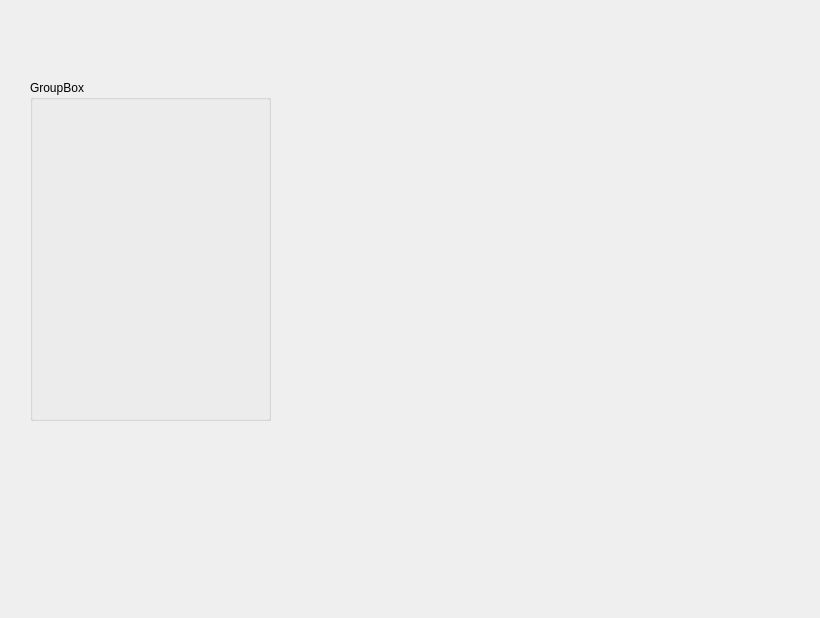
<?xml version="1.0" encoding="UTF-8"?>
<ui version="4.0">
 <class>Cardapio</class>
 <widget class="QWidget" name="Cardapio">
  <property name="geometry">
   <rect>
    <x>0</x>
    <y>0</y>
    <width>820</width>
    <height>618</height>
   </rect>
  </property>
  <property name="windowTitle">
   <string>Form</string>
  </property>
  <widget class="QGroupBox" name="groupBox">
   <property name="geometry">
    <rect>
     <x>30</x>
     <y>80</y>
     <width>241</width>
     <height>341</height>
    </rect>
   </property>
   <property name="title">
    <string>GroupBox</string>
   </property>
  </widget>
 </widget>
 <resources/>
 <connections/>
</ui>
